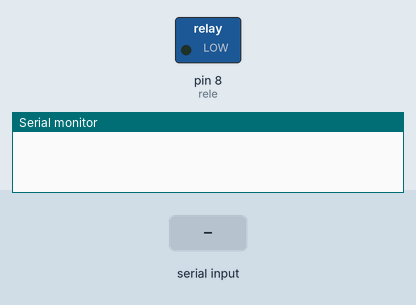
Recording of a sketch running on a simulated Arduino Uno, built with avr-gcc and run on an emulated ATmega328P. Shown: switched loads named in the sketch (green lamp = pin HIGH), the last lines printed to the serial monitor. The inputs (shaded band) are chosen by the test bench.

Above: at 1.2 s.
1.3 s: "q" received over Serial
At 2.5 s:
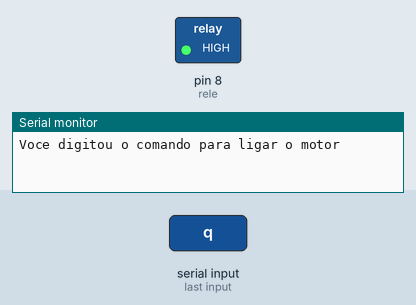
2.8 s: "w" received over Serial
At 3.7 s:
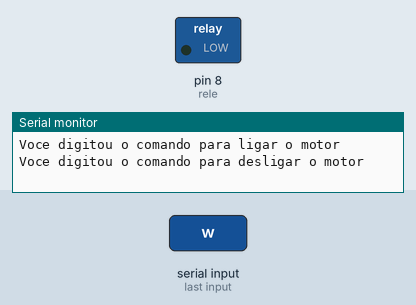
Timing chart, 0 to 5.8 s (numbered marks = the images above; inputs shaded):
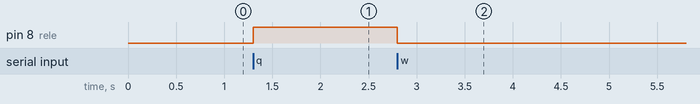

Measured:
- after the input at 1.3 s, pin 8 (rele): LOW → HIGH at once
- after the input at 2.8 s, pin 8 (rele): HIGH → LOW at once

The sketch:

controlar_o_releshield_pelo_teclado.ino
```cpp
int rele= 8, n;


void setup()
{
  pinMode(rele,OUTPUT);
 Serial.begin(9600);
}

void loop()
{
  if(Serial.available()>0)
  {
    n = Serial.read();


    if(n==113)  // tecla q (minusculo)
    {
    digitalWrite(rele,HIGH);
    Serial.print("Voce digitou o comando para ligar o motor \n");
    }
    if(n==119)  // tecla W (minusculo)
    {
    digitalWrite(rele,LOW);
    Serial.print("Voce digitou o comando para desligar o motor \n");
    }

}
}
```
